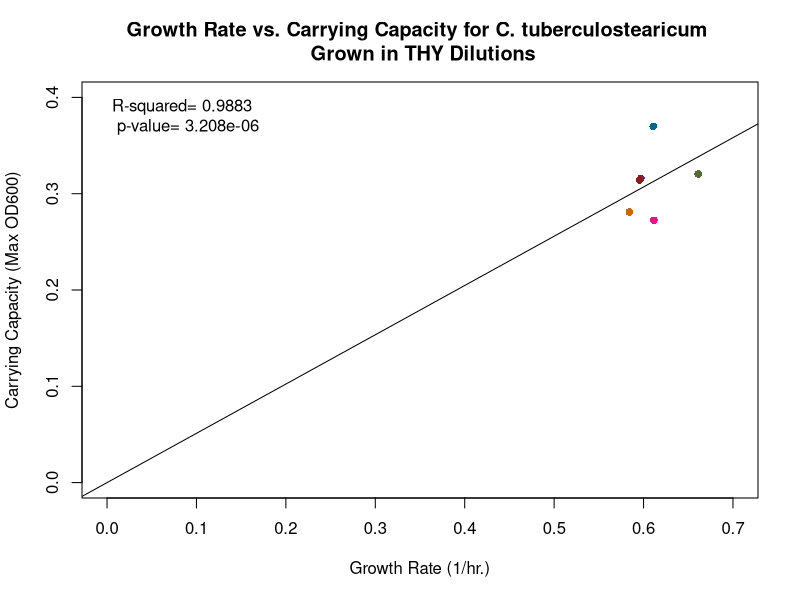
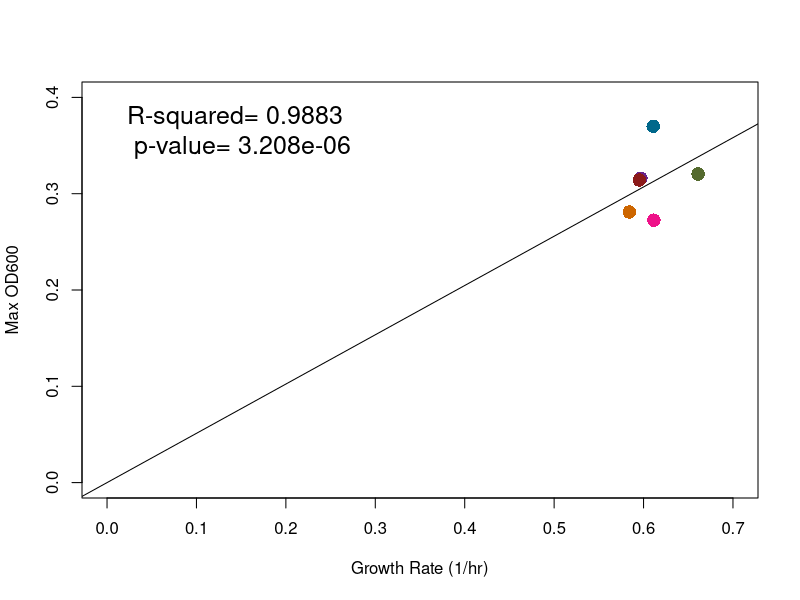
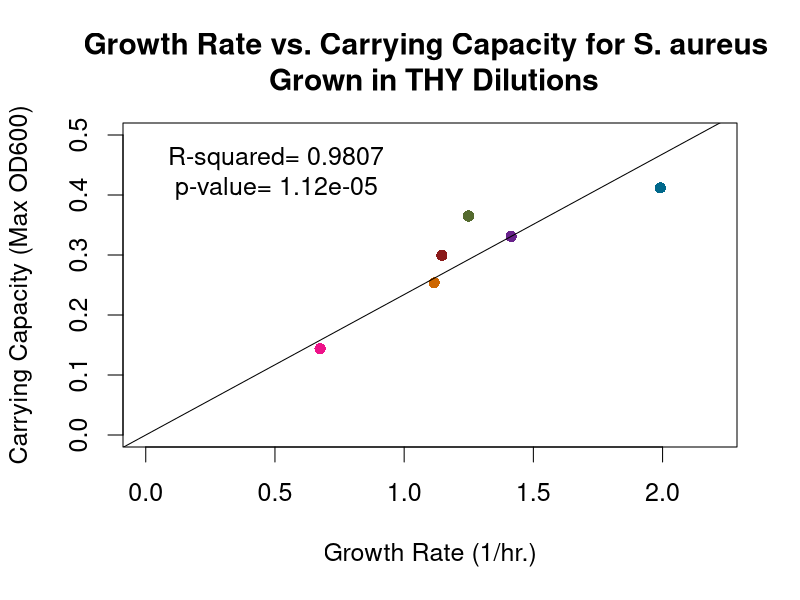
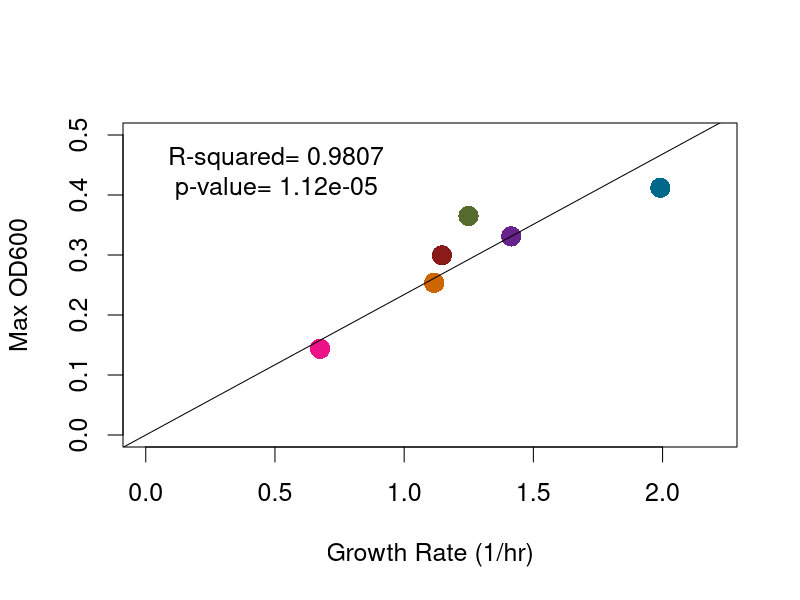
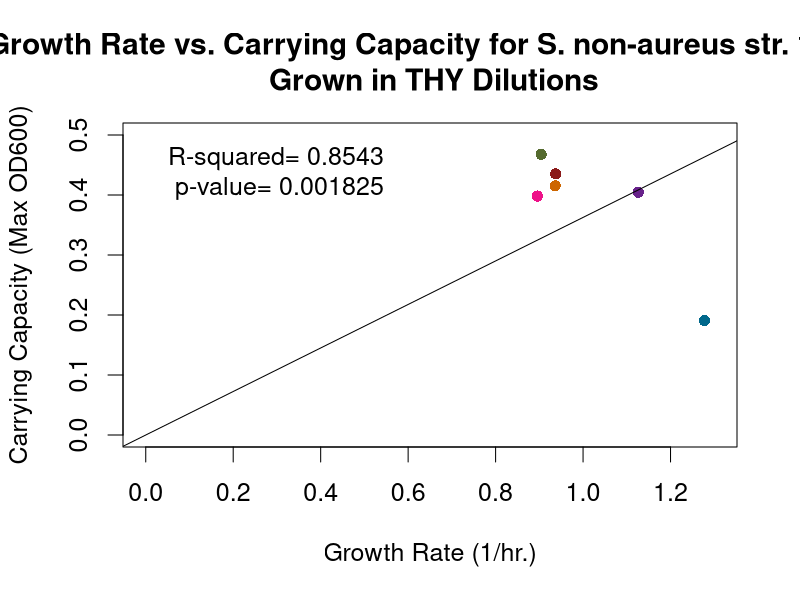
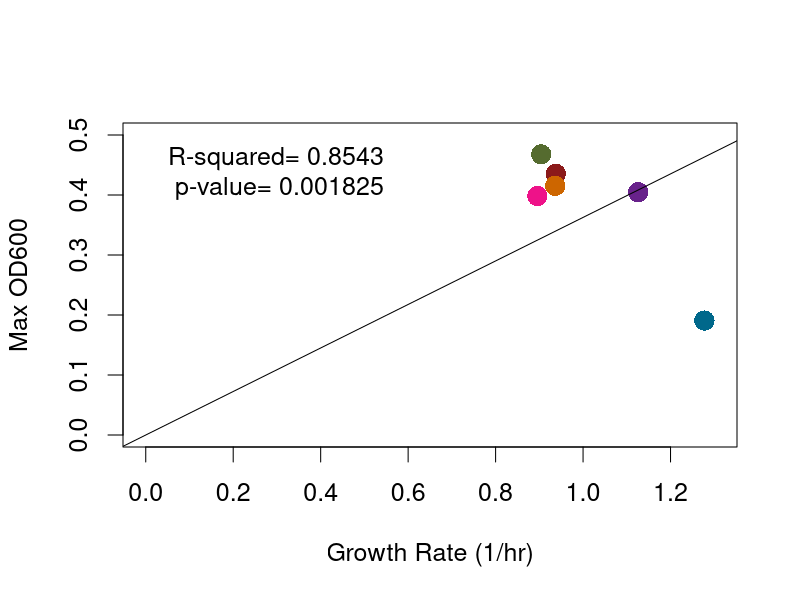
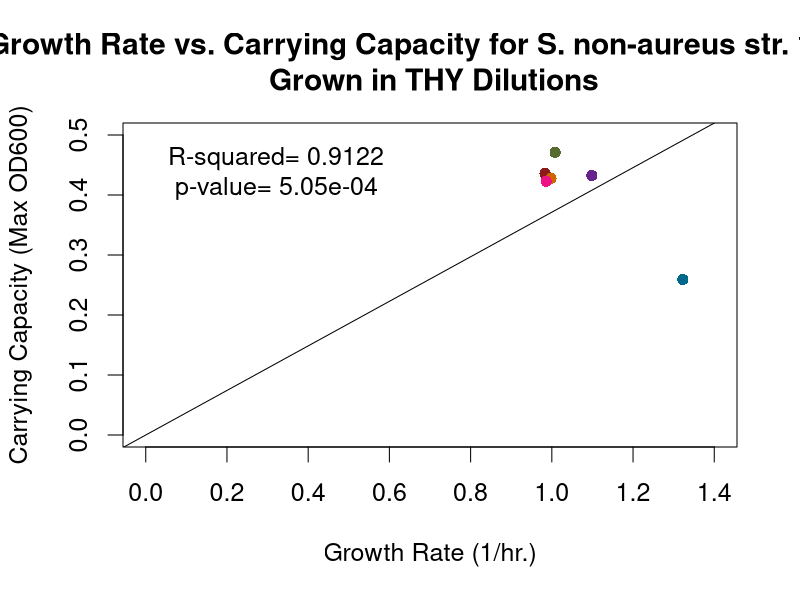
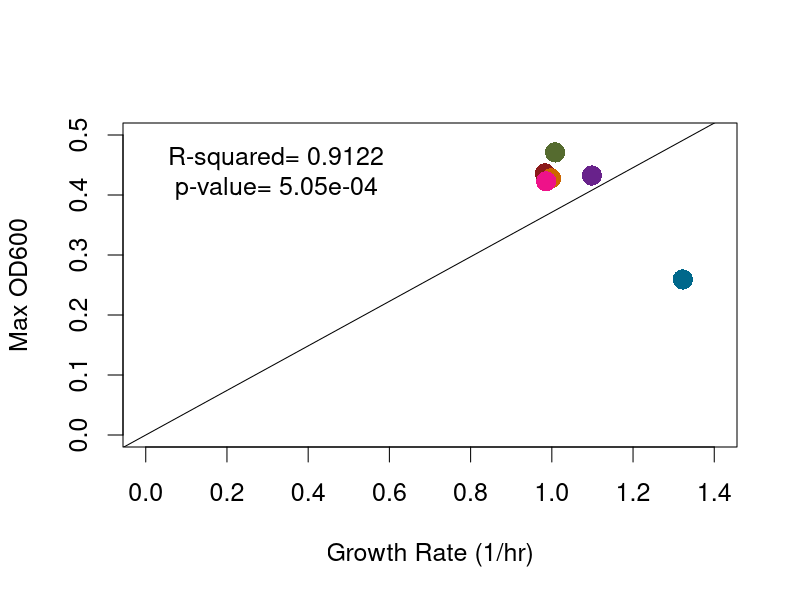

Here is the R script that generated these plots, in order:
#Last run 04/10/2020

#Clear Workspace 
rm(list=ls())

#################################################
#Create scatterplots for GR-CC relationships 
#################################################
#C. tuberculostearicum 

GR_Ct <- c(0.610825,
           0.597,
           0.6611,
           0.59535,
           0.5841,
           0.61155)
Max_Ct <- c(0.369979167,
            0.315979167,
            0.320479167,
            0.314229167,
            0.280979167,
            0.272479167)

DF_Ct <- data.frame(GR_Ct, Max_Ct)
DF_Ct

#Colors
colors <- c("deepskyblue4", "darkorchid4", "darkolivegreen", "firebrick4", "darkorange3", "deeppink2")

#Generate a linear regression model of the two variables with the lm function 
Ct.lm <- lm(Max_Ct ~ GR_Ct + 1, data=DF_Ct)
Ct.lm2 <- lm(Max_Ct ~ 0 + GR_Ct, data=DF_Ct) #Tells the lm() to fit the line through the origin
summary(Ct.lm)
summary(Ct.lm2)
#Adjusted R-squared:  0.9883 
#p-value: 3.208e-06

#Create scatter plot of points using plot function
plot(GR_Ct, Max_Ct,
     xlab="Growth Rate (1/hr.)",
     ylab="Carrying Capacity (Max OD600)",
     xlim= c(0, 0.7),
     ylim= c(0, 0.4),
     col = colors,
     main="Growth Rate vs. Carrying Capacity for C. tuberculostearicum \n Grown in THY Dilutions",
     pch=16)

abline(lm(Ct.lm2))
legend("topleft", bty="n", legend= paste("R-squared= 0.9883 \n p-value= 3.208e-06"))

#Create scatter plot of points using plot function - without graph labels 
plot(GR_Ct, Max_Ct,
     xlab= "Growth Rate (1/hr)",
     ylab= "Max OD600",
     xlim= c(0, 0.7),
     ylim= c(0, 0.4),
     cex= 1.8,
     col = colors,
     pch=16)

abline(lm(Ct.lm2))
op <- par(cex= 1.5)
legend("topleft", bty="n", legend= paste("R-squared= 0.9883 \n p-value= 3.208e-06"))


###############################################################################################################333                                        
#S. aureus 

GR_Sa <- c(1.991433333,
           1.4142,
           1.24905,
           1.14605,
           1.11585,
           0.674725)
Max_Sa <- c(0.411979167,
            0.330979167,
            0.364979167,
            0.299479167,
            0.253479167,
            0.143729167)

DF_Sa <- data.frame(GR_Sa, Max_Sa)
DF_Sa

#Generate a linear regression model of the two variables with the lm function
Sa.lm <- lm(Max_Sa ~ GR_Sa+1, data=DF_Sa)
Sa.lm2 <- lm(Max_Sa ~ 0+GR_Sa, data=DF_Sa) #Tells the lm() to fit the line through the origin
summary(Sa.lm)
summary(Sa.lm2)
#Adjusted R-squared: 0.9807 
#p-value: 1.12e-05

#Colors
colors <- c("deepskyblue4", "darkorchid4", "darkolivegreen", "firebrick4", "darkorange3", "deeppink2")

#Create scatter plot of points using plot funSaion
plot(GR_Sa, Max_Sa,
     xlab="Growth Rate (1/hr.)",
     ylab="Carrying Capacity (Max OD600)",
     xlim= c(0, 2.2),
     ylim= c(0, 0.5),
     col = colors,
     main="Growth Rate vs. Carrying Capacity for S. aureus \n Grown in THY Dilutions",
     pch=16)

abline(lm(Sa.lm2))
legend("topleft", bty="n", legend= paste("R-squared= 0.9807 \n p-value= 1.12e-05"))

#Create scatter plot of points using plot function - without graph labels 
plot(GR_Sa, Max_Sa,
     xlab= "Growth Rate (1/hr)",
     ylab= "Max OD600",
     xlim= c(0, 2.2),
     ylim= c(0, 0.5),
     cex= 1.8,
     col = colors,
     pch=16)

abline(lm(Sa.lm2))
op <- par(cex= 1.5)
legend("topleft", bty="n", legend= paste("R-squared= 0.9807 \n p-value= 1.12e-05"))

##############################################################################################################
#S. non-aureus str. 1839

GR_Sna1839 <- c(1.277475,
                1.126,
                0.904275,
                0.937575,
                0.9361,
                0.895425)
Max_Sna1839 <- c(0.190729167,
                 0.404729167,
                 0.467729167,
                 0.435229167,
                 0.415229167,
                 0.398229167)

DF_Sna1839 <- data.frame(GR_Sna1839, Max_Sna1839)
DF_Sna1839

#Generate a linear regression model of the two variables with the lm function 
Sna1839.lm <- lm(Max_Sna1839 ~ 1+GR_Sna1839, data=DF_Sna1839)
Sna1839.lm2 <- lm(Max_Sna1839 ~ 0+GR_Sna1839, data=DF_Sna1839) #Tells the lm() to fit the line through the origin
summary(Sna1839.lm)
summary(Sna1839.lm2)
#Adjusted R-squared:  0.8543 
#p-value: 0.001825

#Colors
colors <- c("deepskyblue4", "darkorchid4", "darkolivegreen", "firebrick4", "darkorange3", "deeppink2")

#Create scatter plot of points using plot funSna1839ion
plot(GR_Sna1839, Max_Sna1839,
     xlab="Growth Rate (1/hr.)",
     ylab="Carrying Capacity (Max OD600)",
     xlim= c(0, 1.3),
     ylim= c(0, 0.5),
     col = colors,
     main="Growth Rate vs. Carrying Capacity for S. non-aureus str. 1839 \n Grown in THY Dilutions",
     pch=16)

abline(lm(Sna1839.lm2))
legend("topleft", bty="n", legend= paste("R-squared= 0.8543 \n p-value= 0.001825"))

#Create scatter plot of points using plot function - without graph labels 
plot(GR_Sna1839, Max_Sna1839,
     xlab= "Growth Rate (1/hr)",
     ylab= "Max OD600",
     xlim= c(0, 1.3),
     ylim= c(0, 0.5),
     cex= 1.8,
     col = colors,
     pch=16)

abline(lm(Sna1839.lm2))
op <- par(cex= 1.5)
legend("topleft", bty="n", legend= paste("R-squared= 0.8543 \n p-value= 0.001825"))


#####################################################################################################################
#S. non-aureus str. 1850 

GR_Sna1850 <- c(1.322525,
                1.0985,
                1.008125,
                0.983425,
                0.99785,
                0.9861)
Max_Sna1850 <- c(0.259229167,
                 0.432479167,
                 0.470979167,
                 0.435979167,
                 0.427729167,
                 0.422729167)

DF_Sna1850 <- data.frame(GR_Sna1850, Max_Sna1850)
DF_Sna1850

#Generate a linear regression model of the two variables with the lm function 
Sna1850.lm <- lm(Max_Sna1850 ~ 1+GR_Sna1850, data=DF_Sna1850)
Sna1850.lm2 <- lm(Max_Sna1850 ~ 0+GR_Sna1850, data=DF_Sna1850) #Tells the lm() to fit the line through the origin
summary(Sna1850.lm)
summary(Sna1850.lm2)
#Adjusted R-squared:  0.9122
#p-value: 5.05e-04

#Colors
colors <- c("deepskyblue4", "darkorchid4", "darkolivegreen", "firebrick4", "darkorange3", "deeppink2")

#Create scatter plot of points using plot funSna1850ion
plot(GR_Sna1850, Max_Sna1850,
     xlab="Growth Rate (1/hr.)",
     ylab="Carrying Capacity (Max OD600)",
     xlim= c(0, 1.4),
     ylim= c(0, 0.5),
     col = colors,
     main="Growth Rate vs. Carrying Capacity for S. non-aureus str. 1850 \n Grown in THY Dilutions",
     pch=16)

abline(lm(Sna1850.lm2))
legend("topleft", bty="n", legend= paste("R-squared= 0.9122 \n p-value= 5.05e-04"))


#Create scatter plot of points using plot function - without graph labels 
plot(GR_Sna1850, Max_Sna1850,
     xlab= "Growth Rate (1/hr)",
     ylab= "Max OD600",
     xlim= c(0, 1.4),
     ylim= c(0, 0.5),
     cex= 1.8,
     col = colors,
     pch=16)

abline(lm(Sna1850.lm2))
op <- par(cex= 1.5)
legend("topleft", bty="n", legend= paste("R-squared= 0.9122 \n p-value= 5.05e-04"))

################################################################################################################
#S. non-aureus str. 1867

GR_Sna1867 <- c(1.327066667,
                0.99385,
                0.738125,
                0.8457,
                0.90065,
                0.9121)
Max_Sna1867 <- c(0.239729167,
                 0.467979167,
                 0.487729167,
                 0.433979167,
                 0.512979167,
                 0.421979167)

DF_Sna1867 <- data.frame(GR_Sna1867, Max_Sna1867)
DF_Sna1867

#Generate a linear regression model of the two variables with the lm function
Sna1867.lm <- lm(Max_Sna1867 ~ 1+GR_Sna1867, data=DF_Sna1867)
Sna1867.lm2 <- lm(Max_Sna1867 ~ 0+GR_Sna1867, data=DF_Sna1867) #Tells the lm() to fit the line through the origin
summary(Sna1867.lm)
summary(Sna1867.lm2)
#Adjusted R-squared:  0.8313 
#p-value: 0.002655

#Colors
colors <- c("deepskyblue4", "darkorchid4", "darkolivegreen", "firebrick4", "darkorange3", "deeppink2")

#Create scatter plot of points using plot funSna1867ion
plot(GR_Sna1867, Max_Sna1867,
     xlab="Growth Rate (1/hr.)",
     ylab="Carrying Capacity (Max OD600)",
     xlim= c(0, 1.4),
     ylim= c(0, 0.55),
     col = colors,
     main="Growth Rate vs. Carrying Capacity for S. non-aureus str. 1867 \n Grown in THY Dilutions",
     pch=16)

abline(lm(Sna1867.lm2))
legend("topleft", bty="n", legend= paste("R-squared= 0.8313 \n p-value= 0.002655"))


#Create scatter plot of points using plot function - without graph labels 
plot(GR_Sna1867, Max_Sna1867,
     xlab= "Growth Rate (1/hr)",
     ylab= "Max OD600",
     xlim= c(0, 1.4),
     ylim= c(0, 0.55),
     cex= 1.8,
     col = colors,
     pch=16)

abline(lm(Sna1867.lm2))
op <- par(cex= 1.5)
legend("topleft", bty="n", legend= paste("R-squared= 0.8313 \n p-value= 0.002655"))


#######################################################################################################################
#C. pseudodiphtheriticum 

GR_Cp <- c(0,
           0.117525,
           0.048375,
           0.080225,
           0.0477,
           0)
Max_Cp <- c(0.008979167,
            0.121229167,
            0.036729167,
            0.076229167,
            0.038729167,
            0.004729167)

DF_Cp <- data.frame(GR_Cp, Max_Cp)
DF_Cp

#Generate a linear regression model of the two variables with the lm function 
Cp.lm <- lm(Max_Cp ~ 1+GR_Cp, data=DF_Cp)
Cp.lm2 <- lm(Max_Cp ~ 0+GR_Cp, data=DF_Cp) #Tells the lm() to fit the line through the origin
summary(Cp.lm)
summary(Cp.lm2)
#Adjusted R-squared:  0.9837
#p-value: 7.292e-06

#Colors
colors <- c("deepskyblue4", "darkorchid4", "darkolivegreen", "firebrick4", "darkorange3", "deeppink2")

#Create scatter plot of points using plot funCpion
plot(GR_Cp, Max_Cp,
     xlab="Growth Rate (1/hr.)",
     ylab="Carrying Capacity (Max OD600)",
     xlim= c(0, 0.15),
     ylim= c(0, 0.15),
     cex= 1.5,
     col = colors,
     main="Growth Rate vs. Carrying Capacity for C. pseudodiphtheriticum \n Grown in THY Dilutions",
     pch=16)

abline(lm(Cp.lm2))
legend("topleft", bty="n", legend= paste("R-squared= 0.9837 \n p-value= 7.292e-06"))

#Create scatter plot of points using plot function - without graph labels 
plot(GR_Cp, Max_Cp,
     xlab= "Growth Rate (1/hr)",
     ylab= "Max OD600",
     xlim= c(0, 0.15),
     ylim= c(0, 0.15),
     cex= 1.8,
     col = colors,
     pch=16)

abline(lm(Cp.lm2))
op <- par(cex= 1.5)
legend("topleft", bty="n", legend= paste("R-squared= 0.9837 \n p-value= 7.292e-06"))